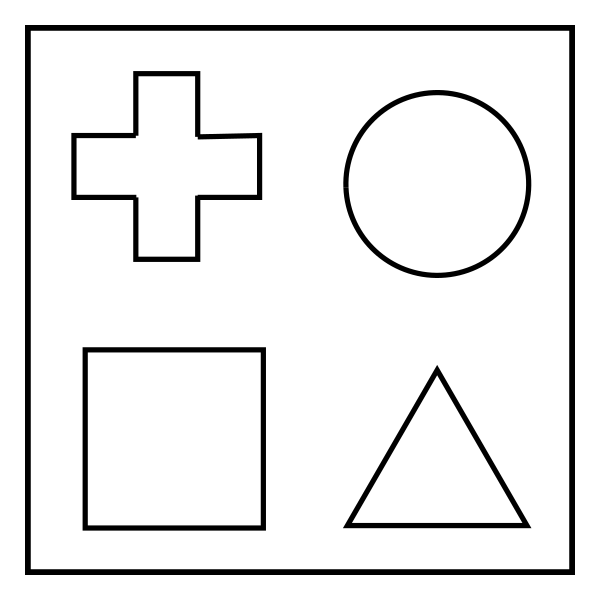
#> input picture src/unit_tests/test_files/homography.png, 600 x 600 px
$ python ut_Deshadower.py   (older library calls are emulated)
#> lines starting #> are read from the running program, lines starting #| are printed output that depends on the picture
### src/classes/deshadower.py
import cv2
import numpy as np
from typing import Union, List, Tuple, Dict, NoReturn

class Deshadower():
	"""
	Contains methods for removing shadows and lighting artifacts from the image
	of an exam sheet.

	Attributes
	----------
	img : ndarray
		The source image to be modified.
	"""

	def __init__(self, img: Union[str, 'np.ndarray[int]']=None) -> NoReturn:
		"""
		The constructor

		Parameters
		----------
		ref : str or ndarray
			path/to/the/REFERENCE.image
			or the reference image
		"""
		self.img = img

	def deshadow(self,
				 kernel: Tuple[int, int]=(7,7),
				 ksize: int=21,
				 threshold: int=230
	) -> 'np.ndarray':
		"""
		Removes the low frequency noise & color info from an image. Returns
		a an image with color artifacts (like shadows) removed.

		Parameters
		----------
		kernel : tuple, (int, int)
			The size of the dilation kernel
			Default = (7,7)

		ksize : int
			The aperture linear size for the median blur, must be odd and
			greater than 1.
			Default = 21

		threshold : int
			The brightness level for final thresholding. Must be between zero
			and 255.
			Default = 230

		Returns
		-------
		ndarray
			An image with color artifacts removed.
		"""
		img = self.img

		# Convert image to grayscale if it is RGB
		if len(img.shape) > 2:
			img = cv2.cvtColor(img, cv2.COLOR_BGR2GRAY)

		dilated_img = cv2.dilate(img, np.ones(kernel, np.uint8))
		bg_img = cv2.medianBlur(dilated_img, ksize)  # The low frq color information
		# cv2.imshow("bg_image", bg_img)

		absdiff = cv2.absdiff(img, bg_img)  # Absdiff is inverted img w/ color info removed
		# cv2.imshow("absdiff", absdiff)

		diff_img = 255 - cv2.absdiff(img, bg_img)  # Img with color info removed
		# cv2.imshow("diff_img", diff_img)

		norm_img = diff_img.copy() # Needed for 3.x compatibility
		cv2.normalize(diff_img, norm_img, alpha=0, beta=255, norm_type=cv2.NORM_MINMAX, dtype=cv2.CV_8UC1)
		# cv2.imshow("norm_img", norm_img)

		_, thr_img = cv2.threshold(norm_img, 230, 0, cv2.THRESH_TRUNC)
		# [5 lines of commented-out code are left out]

		return thr_img

### src/unit_tests/ut_Deshadower.py
import os, sys
import cv2 as cv
import unittest
import numpy as np
from os.path import abspath, join

sys.path.append('../classes')
from deshadower import Deshadower

PATH = "./test_files"
PATH_HOMO = abspath( join(PATH, "homography.png") )


class TestCaseDeshadower(unittest.TestCase):
	def setUp(self):
		img = cv.imread(PATH_HOMO)
#> img is the input picture: shape (600, 600, 3); min 0, max 255, mean 236.6
		self.ds = Deshadower(img)


	def tearDown(self):
		ds = None


	def test_instantiation(self):
		ds = Deshadower()
		self.assertIsInstance(ds, Deshadower)

		img = cv.imread(PATH_HOMO)
		ds = Deshadower(img)
		self.assertIsInstance(ds, Deshadower)


	def test_members(self):
		img = cv.imread(PATH_HOMO)
		ds = Deshadower(img)
		self.assertIsInstance(ds.img, np.ndarray)


	def test_method_deshadow(self):
		img = cv.imread(PATH_HOMO)

		with self.subTest("Image is BGR"):
			ds = Deshadower(img)
			deshadowed = ds.deshadow(kernel=(7,7), ksize=21, threshold=230)
#> in deshadow, `bg_img = cv2.medianBlur(dilated_img, ksize)`: bg_img: shape (600, 600); every value is 255
#> in deshadow, `absdiff = cv2.absdiff(img, bg_img)`:
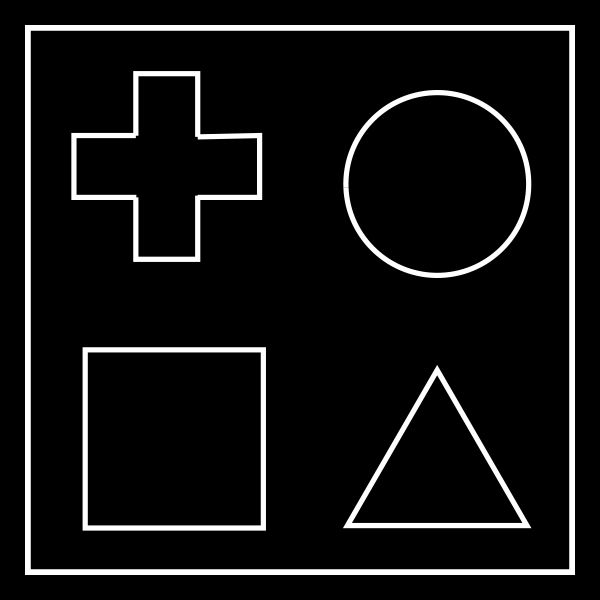
#> absdiff: shape (600, 600); min 0, max 255, mean 18.4
#> in deshadow, `_, thr_img = cv2.threshold(norm_img, 230, 0, cv2.THRESH_TRUNC)`:
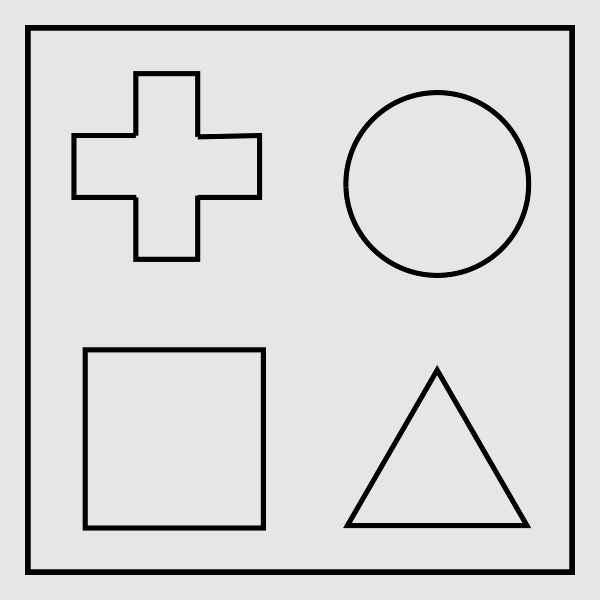
#> thr_img: shape (600, 600); min 0, max 230, mean 213.6
			self.assertIsInstance(deshadowed, np.ndarray)

		with self.subTest("Image is grayscale"):
			img = cv.cvtColor(img, cv.COLOR_BGR2GRAY)
			ds = Deshadower(img)
			deshadowed = ds.deshadow(kernel=(7,7), ksize=21, threshold=230)
			self.assertIsInstance(deshadowed, np.ndarray)

### END TEST METHODS ##############################################################


def suite():
	suite = unittest.TestSuite()
	suite.addTest(TestCaseDeshadower('test_instantiation'))
	suite.addTest(TestCaseDeshadower('test_members'))
	suite.addTest(TestCaseDeshadower('test_method_deshadow'))

	return suite


if __name__ == '__main__':
	runner = unittest.TextTestRunner()
	runner.run(suite())
